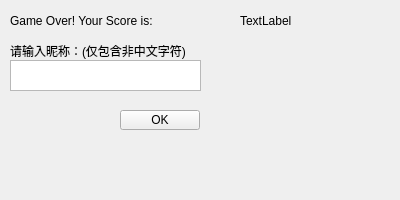
<?xml version="1.0" encoding="UTF-8"?>
<ui version="4.0">
 <class>gameover_widget</class>
 <widget class="QWidget" name="gameover_widget">
  <property name="geometry">
   <rect>
    <x>0</x>
    <y>0</y>
    <width>400</width>
    <height>200</height>
   </rect>
  </property>
  <property name="windowTitle">
   <string>GameOver!</string>
  </property>
  <widget class="QTextEdit" name="textEdit">
   <property name="geometry">
    <rect>
     <x>10</x>
     <y>60</y>
     <width>191</width>
     <height>31</height>
    </rect>
   </property>
  </widget>
  <widget class="QLabel" name="Label2_2">
   <property name="geometry">
    <rect>
     <x>10</x>
     <y>40</y>
     <width>271</width>
     <height>21</height>
    </rect>
   </property>
   <property name="text">
    <string>请输入昵称：(仅包含非中文字符)</string>
   </property>
  </widget>
  <widget class="QLabel" name="Label1">
   <property name="geometry">
    <rect>
     <x>10</x>
     <y>10</y>
     <width>221</width>
     <height>21</height>
    </rect>
   </property>
   <property name="text">
    <string>Game Over! Your Score is:</string>
   </property>
  </widget>
  <widget class="QLabel" name="scoreLabel">
   <property name="geometry">
    <rect>
     <x>240</x>
     <y>10</y>
     <width>81</width>
     <height>21</height>
    </rect>
   </property>
   <property name="text">
    <string>TextLabel</string>
   </property>
  </widget>
  <widget class="QPushButton" name="pushButton">
   <property name="geometry">
    <rect>
     <x>120</x>
     <y>110</y>
     <width>80</width>
     <height>20</height>
    </rect>
   </property>
   <property name="text">
    <string>OK</string>
   </property>
  </widget>
 </widget>
 <resources/>
 <connections/>
</ui>
